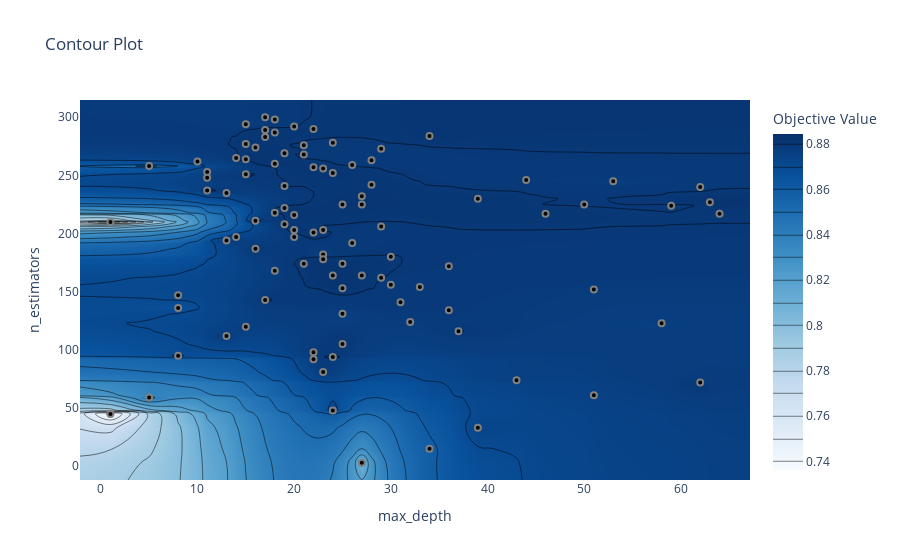

The code cell stored with this chart in its notebook:
### Code cell
optuna.visualization.plot_contour(study, params=['n_estimators', 'max_depth'])

### Figure 1 — Plotly figure (JSON) as saved in the notebook; plotly's stock layout.template omitted (floating-point values rounded to 4 significant figures; data arrays with more than 128 entries replaced by an {"elided": "..."} marker saying what was removed)
{"data": [{"colorbar": {"title": {"text": "Objective Value"}}, "colorscale": [[0, "rgb(247,251,255)"], [0.125, "rgb(222,235,247)"], [0.25, "rgb(198,219,239)"], [0.375, "rgb(158,202,225)"], [0.5, "rgb(107,174,214)"], [0.625, "rgb(66,146,198)"], [0.75, "rgb(33,113,181)"], [0.875, "rgb(8,81,156)"], [1, "rgb(8,48,107)"]], "connectgaps": true, "contours": {"coloring": "heatmap"}, "hoverinfo": "none", "line": {"smoothing": 1.3}, "reversescale": false, "type": "contour", "x": [-2.15, 1, 5, 8, 10, 11, 13, 14, 15, 16, 17, 18, 19, 20, 21, 22, 23, 24, 25, 26, 27, 28, 29, 30, 31, 32, 33, 34, 36, 37, 39, 43, 44, 46, 50, 51, 53, 58, 59, 62, 63, 64, 67.15], "y": [-11.85, 3, 15, 33, 45, 48, 59, 61, 72, 74, 81, 92, 94, 95, 98, 105, 112, 116, 120, 123, 124, 131, 134, 136, 141, 143, 147, 152, 153, 154, 156, 162, 164, 168, 172, 174, 178, 180, 182, 187, 192, 194, 197, 201, 203, 206, 208, 210, 211, 216, 217, 218, 222, 224, 225, 227, 230, 232, 235, 237, 240, 241, 242, 245, 246, 248, 251, 252, 253, 256, 257, 258, 259, 260, 262, 263, 264, 265, 268, 269, 273, 274, 276, 277, 278, 283, 284, 287, 289, 290, 292, 294, 298, 300, 314.9], "z": {"elided": "95x43 float values"}}, {"marker": {"color": "black", "line": {"color": "Grey", "width": 2}}, "mode": "markers", "showlegend": false, "type": "scatter", "x": [62, 64, 1, 29, 51, 15, 37, 50, 17, 1, 17, 18, 15, 25, 27, 36, 23, 25, 44, 24, 8, 24, 33, 22, 39, 30, 8, 10, 22, 43, 34, 21, 11, 29, 19, 20, 13, 27, 58, 5, 30, 18, 15, 25, 14, 19, 5, 16, 24, 27, 13, 17, 22, 19, 15, 24, 27, 31, 23, 36, 26, 20, 11, 23, 29, 17, 32, 25, 8, 22, 21, 20, 16, 28, 23, 13, 34, 18, 18, 24, 26, 21, 15, 11, 18, 63, 39, 59, 51, 62, 46, 20, 22, 25, 19, 53, 16, 28, 14, 23], "y": [72, 217, 45, 206, 61, 120, 116, 225, 143, 210, 289, 287, 294, 153, 3, 172, 256, 174, 246, 94, 95, 252, 154, 92, 33, 180, 136, 262, 98, 74, 15, 276, 237, 273, 222, 197, 194, 225, 123, 59, 156, 298, 264, 225, 265, 241, 258, 211, 278, 232, 112, 283, 290, 269, 251, 164, 164, 141, 182, 134, 192, 216, 253, 81, 162, 300, 124, 105, 147, 201, 174, 203, 187, 242, 203, 235, 284, 260, 218, 48, 259, 268, 277, 248, 168, 227, 230, 224, 152, 240, 217, 292, 257, 131, 208, 245, 274, 263, 197, 178]}], "layout": {"title": {"text": "Contour Plot"}, "xaxis": {"range": [-2.15, 67.15], "title": {"text": "max_depth"}}, "yaxis": {"range": [-11.85, 314.9], "title": {"text": "n_estimators"}}}}
